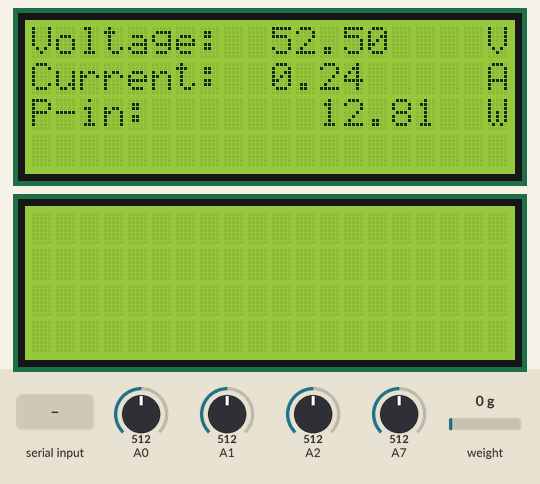
Recording of a sketch running on a simulated Arduino Nano, built with avr-gcc and run on an emulated ATmega328P. Parts: 2 × 20×4 character LCD. The test bench sets the inputs (shaded band); at power-on: A0 = 512, A1 = 512, A2 = 512, A7 = 512, weight on the scale 0 g.

Above: at 2.3 s.
2.4 s: "90,45\n" received over Serial
At 4.6 s:
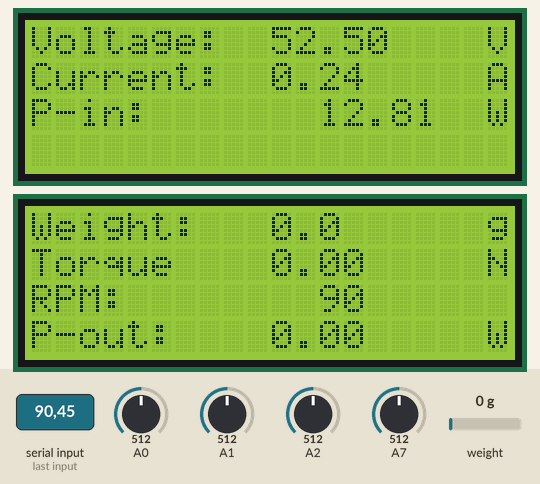
5.3 s: A0 set to 716
At 6.9 s:
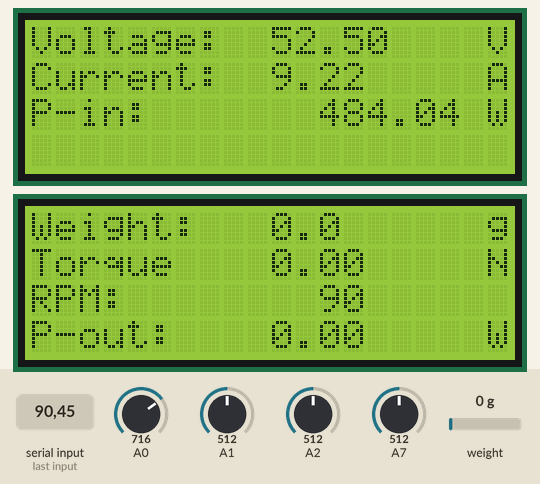
7.5 s: A1 set to 716
At 9.4 s:
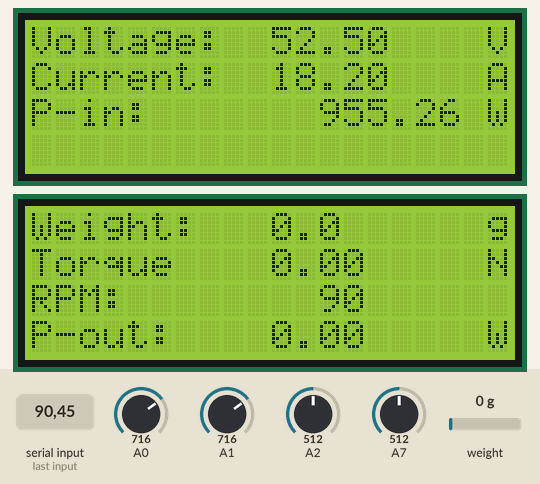
9.7 s: A2 set to 716
At 10.8 s:
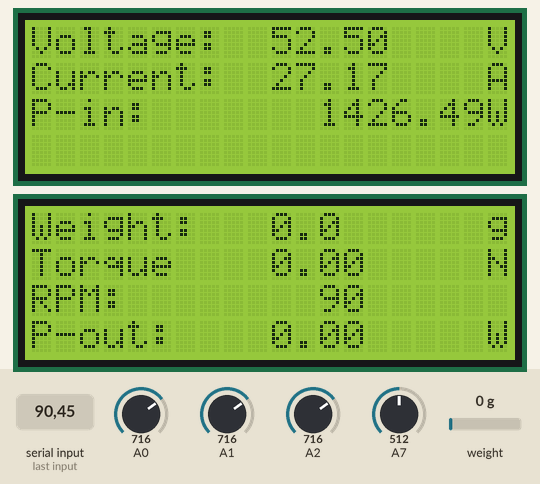
11.8 s: A7 set to 716
At 12.8 s:
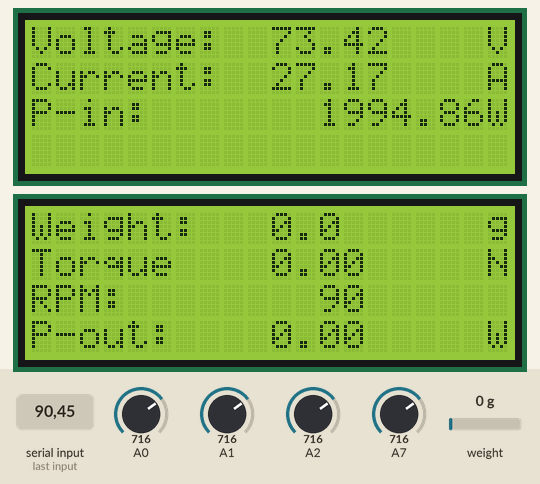
13.4 s: "30,150\n" received over Serial
Timing chart, 0 to 16.2 s (numbered marks = the images above; inputs shaded):
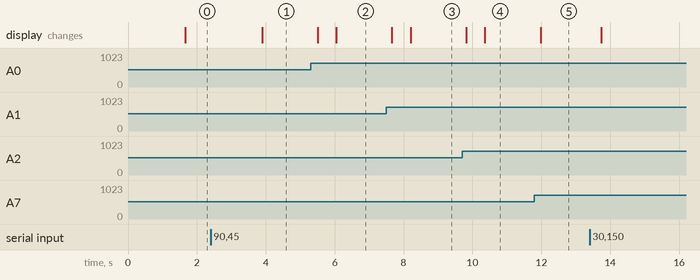

The sketch:

Slave_MEGA.ino
```cpp
#include <Wire.h>
#include <LiquidCrystal_I2C.h>
#include <Arduino.h>
#include "HX711.h"

LiquidCrystal_I2C lcd1(0x25,20,4);
LiquidCrystal_I2C lcd2(0x27,20,4);

//load cell parameters
const int LOADCELL_DOUT_PIN = 9;
const int LOADCELL_SCK_PIN = 8;
HX711 scale;
float weight;

//variables for serial transfer of rpm
char a[7];
int i,speed;
int rpmnew;


//voltage variables
int value;
float voltage;
float R1 = 100000;
float R2 = 5000;

//current variables
float average1;
float average2;
float average3;
float current;

//power in variables
float Pin;

//power out variables
float pout, torque;

void setup() {
  Serial.begin(9600);
  lcd1.init();
  lcd1.backlight();
  lcd2.init();
  lcd2.backlight();
  scale.begin(LOADCELL_DOUT_PIN, LOADCELL_SCK_PIN);
  scale.set_scale(86);            // this value is obtained by calibrating the scale with known weights
  scale.tare();

}

void loop() {
    if(Serial.available()>0)
    {
    memset(a,'\0',6*sizeof(char));
    Serial.readBytes(a,7);
    speed = atoi(a);

    weight = scale.get_units();          //Fetching value of the weight
    if(weight<0){
      weight=0;
    }
    torque = weight * 9.81 * 0.001* 0.2;  //calculation of torque
    pout = 2* 3.14 * speed * torque / 60; //calculation of Output Power
    lcd();
  }

  currentsense();
  voltagesense();
  Pin = (voltage) * current;   //Calculation of Input Power
  inputpower();
}

void lcd(){
  //Parameter Name
  lcd2.setCursor(0,0);
  lcd2.print("Weight: ");
  lcd2.setCursor(0,1);
  lcd2.print("Torque");
  lcd2.setCursor(0,2);
  lcd2.print("RPM: ");

  //Parameter Unit
  lcd2.setCursor(19,0);
  lcd2.print("g");
  lcd2.setCursor(19,1);
  lcd2.print("N");
  lcd2.setCursor(19,3);
  lcd2.print("W");

  //Parameter Values
  lcd2.setCursor(10,0);
  lcd2.print(weight,1);
  lcd2.setCursor(10,1);
  lcd2.print(torque);

  lcd2.setCursor(7,2);
  if ( speed < 1000000 ) lcd2.print( ' ');
  if ( speed < 100000 ) lcd2.print( ' ');
  if ( speed < 10000 ) lcd2.print( ' ');
  if ( speed < 1000 ) lcd2.print( ' ');
  if ( speed < 100 )  lcd2.print( ' ');
  if ( speed < 10 )   lcd2.print( ' ');
  lcd2.print(speed);

  lcd2.setCursor(0,3);
  lcd2.print("P-out: ");
  lcd2.setCursor(10,3);
  lcd2.print(pout);
}

void currentsense(){
  //current sensor
  float average1 = 0;
  float average2 = 0;
  float average3 = 0;
  for(int i = 0; i < 1000; i++)
  {
    average1 = average1 + (.044 * analogRead(A0) -3.78) / 1000;   //current value from sensor 1 (ACS712)
    average2 = average2 + (.044 * analogRead(A1) -3.78) / 1000;   //current value from sensor 2 (ACS712)
    average3 = average3 + (.044 * analogRead(A2) -3.78) / 1000;   //current value from sensor 3 (ACS712)
  }
  lcd1.setCursor(0,1);
  lcd1.print("Current: ");
  lcd1.setCursor(10,1);
  current = average1+average2+average3-56; //Total current = adding the values of all three sensors
  lcd1.print(current);
  lcd1.setCursor(19,1);
  lcd1.print("A");
}

void voltagesense(){
  //Voltage code
  value = analogRead(A7);  //Fetched through voltage divider circuit
  voltage = value * (5.0/1024) * ((R1+R2)/R2);
  lcd1.setCursor(0,0);
  lcd1.print("Voltage: ");
  lcd1.setCursor(10,0);
  lcd1.print(voltage);
  lcd1.setCursor(19,0);
  lcd1.print("V");

}

void inputpower(){
  // Displaying Power Input
  lcd1.setCursor(0, 2);
  lcd1.print("P-in: ");
  lcd1.setCursor(12, 2);
  lcd1.print(Pin);
  lcd1.setCursor(19, 2);
  lcd1.print("W");
}
```

Measured:
- after the input at 2.4 s, the display: changes after 1.5 s (image 1)
- after the input at 5.3 s, the display: first changes after 0.21 s (image 2 shows a later state)
- after the input at 7.5 s, the display: first changes after 0.16 s (image 3 shows a later state)
- after the input at 9.7 s, the display: first changes after 0.12 s (image 4 shows a later state)
- after the input at 11.8 s, the display: changes after 0.18 s (image 5)
